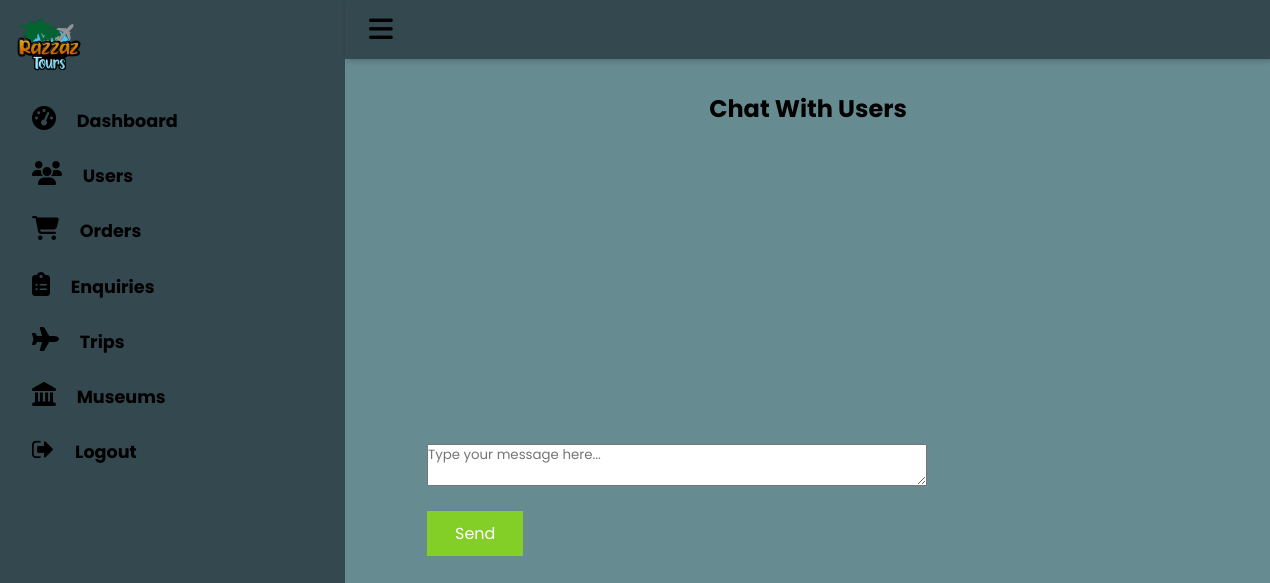
The app's page /ChatAdminN.php?id=10, older data.
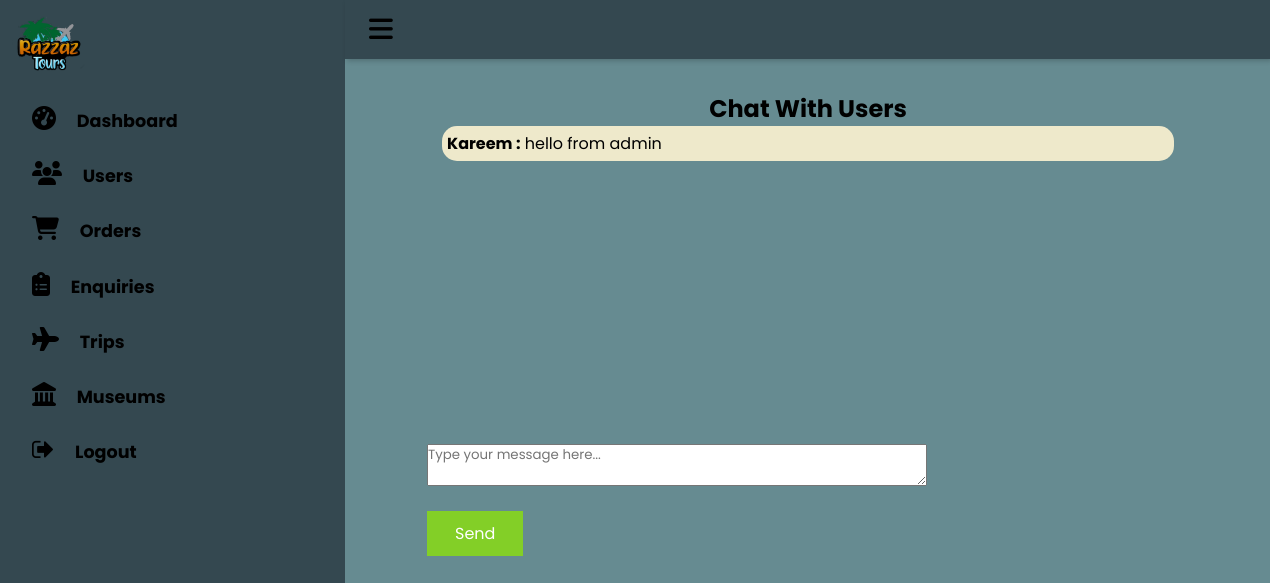
The same page, newer data.
### tables this page shows
CREATE TABLE `chat` (
  `id` int(11) NOT NULL,
  `sender` int(11) NOT NULL,
  `sender_name` varchar(255) NOT NULL,
  `reciever` int(11) NOT NULL,
  `message` varchar(255) NOT NULL,
  `links` varchar(250) NOT NULL,
  `images` blob NOT NULL,
  `time` timestamp NOT NULL DEFAULT current_timestamp()
);

### ChatAdminN.php (the view, shortened to what this page needs)
<?php
	include 'DB.php';
	if(isset($_GET['id'])){
		$id = mysqli_real_escape_string($conn, $_GET['id']);
        $sql = "SELECT * FROM `chat` WHERE sender = $id OR reciever = $id";
		$result = mysqli_query($conn, $sql);
    }
?>
<html>
    <head>
      <header>
<?php include'adminmenu.php'; ?>
</header>
    </head>
    <body style=" background-color: #668B91;">
    <link rel="stylesheet" href="assets/css/chat.css">
<div style="margin-left: 300px;" class="container">
  <div class="display-chat">
  <h2>Chat With Users</h2>
<?php
		while($row= $result->fetch_assoc())
		{
?>
		<div class="message">
			<p>
				<span><?php echo $row['sender_name']; ?> :</span>
				<?php echo $row['message']; ?>
        <br>
			</p>
		</div>
<?php
		}
?>
  </div>
  <form class="form-horizontal" method="post" action="sendMessageAdminN.php">
    <div class="form-group">
      <div class="col-sm-10">
        <textarea name="msg" class="form-control" style= "width:500px" placeholder="Type your message here..."></textarea>
      </div>
	         <br>
      <div class="col-sm-2">
        <button type="submit"  style= "background-color: #83cf27; "class="success">Send</button>
      </div>
    </div>
  </form>
</div>
</body>
</html>

Row changes from the older to the newer data that the page shows:
added chat: sender_name "Kareem", message "hello from admin"
